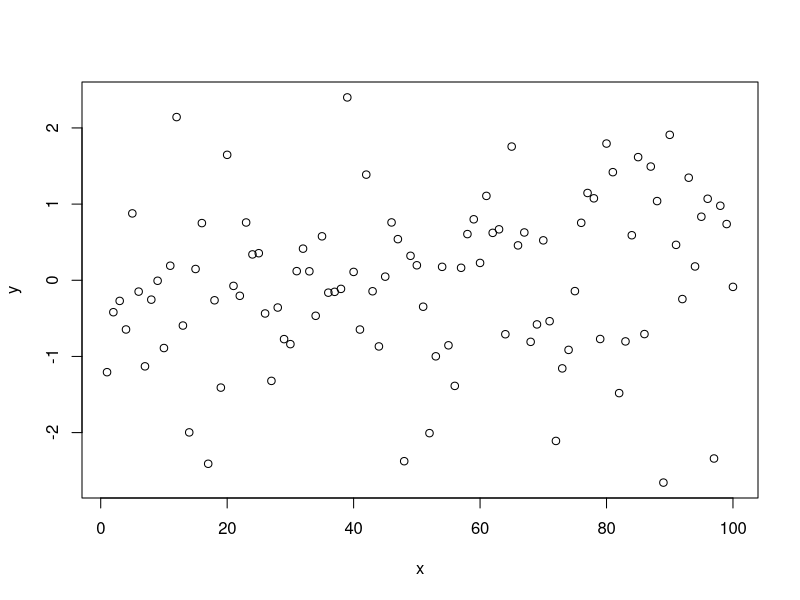

Here is the R script that generated this plot:
## ---- chunk 1
knitr::opts_chunk$set(echo = TRUE)
## ---- chunk 2
x <- 1:100
y <- rnorm(100)
## ---- chunk 3
plot(y ~ x)
